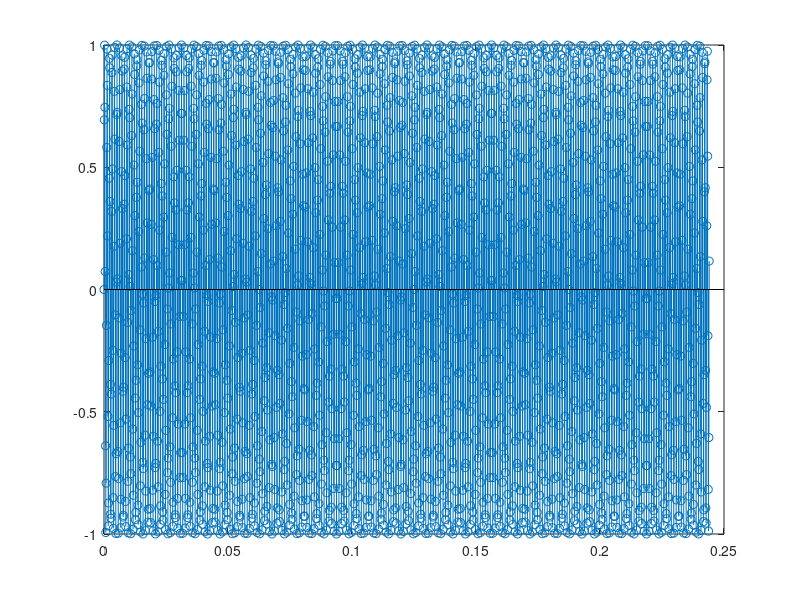

This chart was generated by the following MATLAB code:
%%%%%%%%%%%% SIN %%%%%%%%%%%%
% CLEAR
clc
clear
close all
% LOAD
load sig1_quidonc.mat
% CODE
N=length(xk);
Ts=1/Fs;
t=0:Ts:(N-1)*Ts;

% FIGURE
stem(t,xk)



